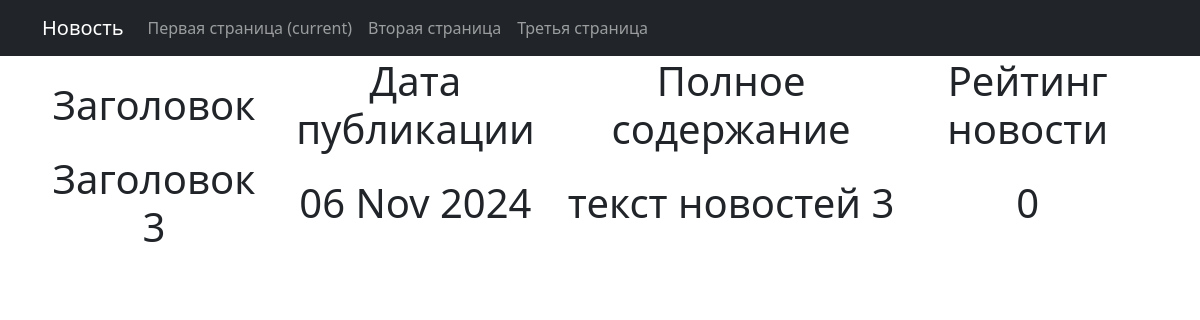
Before: /news/3 with the older database file.
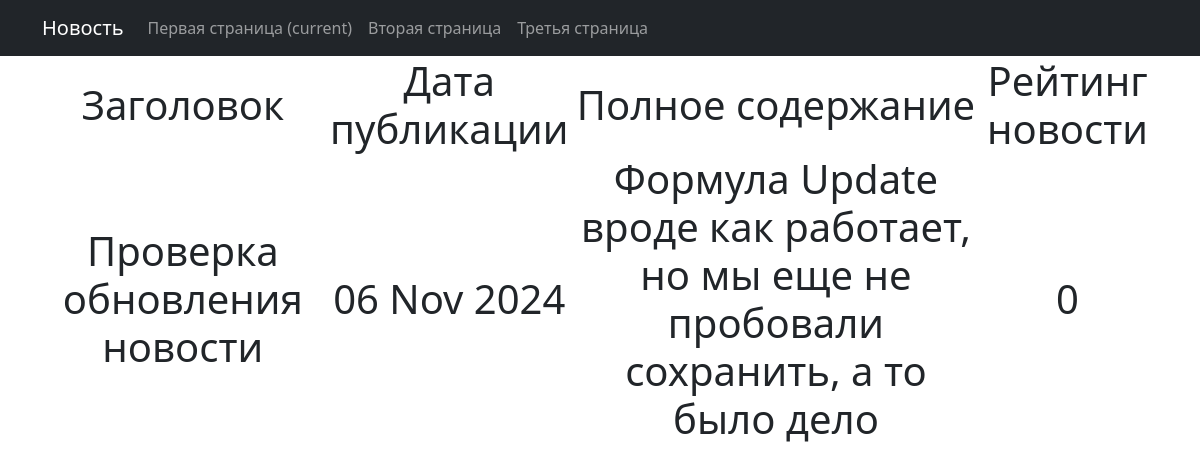
After: the same page with the newer database file.
### news/models.py (models this page shows, shortened)
class Post(models.Model):
    author = models.ForeignKey(Author, on_delete=models.CASCADE, related_name='posts')
    post_type = models.CharField(max_length=2, choices=CONTENT, default=news)
    post_time = models.DateTimeField(auto_now_add=True)
    category = models.ManyToManyField(Category, through='PostCategory')
    title = models.CharField(max_length=255)
    text = models.TextField()
    rating = models.IntegerField(default=0)

### news/views.py (the view)
# urls.py: path('<int:pk>', PostDetail.as_view(), name='post_detail'),
class PostDetail(DetailView):
    model = Post
    template_name = 'post.html'
    context_object_name = 'post'

### news/templatetags/censor_filter.py (called while the page is built)
@register.filter()
def censor(text):
    words = text.split()
    for i, word in enumerate(words):
        if word.lower().replace(',', '').replace('.', '').replace('!', '').replace('?', '') in CENSOR_WORDS:
            words[i] = word[0] + '*' * (len(word) - 1)
    return " ".join(words)

### templates/post.html
{% extends 'flatpages/default.html' %}
{% load censor_filter %}
{% block title %}
Новость
{% endblock title %}
{% block content %}
<h1>
    <table>
        <tr>
            <td>Заголовок</td>
            <td>Дата публикации</td>
            <td>Полное содержание</td>
            <td>Рейтинг новости</td>
        </tr>
        <tr>
            <td>{{ post.title|censor}}</td>
            <td>{{ post.post_time|date:'d M Y' }}</td>
            <td>{{ post.text|censor }}</td>
            <td>{{ post.rating }}</td>
        </tr>
    </table>
</h1>
{% endblock content %}

### templates/flatpages/default.html (shortened to what this page needs)
<!DOCTYPE html>
{% load static %}
<html lang="en">
    <head>
        {% load static %}
        <link href="{% static 'css/styles.css' %}" rel="stylesheet" />
    </head>
    <body>
        <nav class="navbar navbar-expand-lg navbar-dark bg-dark static-top">
            <div class="container">
               <a class="navbar-brand" href="/news/">
                    {% block title %}
                    {% endblock title %}
               </a>
                <div class="collapse navbar-collapse" id="navbarResponsive">
                    <ul class="navbar-nav ml-auto">
                        <li class="nav-item active">
                            <a class="nav-link" href="/one/">Первая страница
                                <span class="sr-only">(current)</span>
                            </a>
                        </li>
                        <li class="nav-item">
                            <a class="nav-link" href="/two/">Вторая страница</a>
                        </li>
                        <li class="nav-item">
                            <a class="nav-link" href="/three/">Третья страница</a>
                        </li>
                    </ul>
                </div>
            </div>
        </nav>
        <div class="container">
            <div class="row">
                <div class="col-lg-12 text-center">
                    {% block content %}{% endblock content %}
                </div>
            </div>
        </div>
    </body>
</html>

Changed rows visible on the page:
changed Post: title|censor "Заголовок 3" → "Проверка обновления новости"; text|censor "текст новостей 3" → "Формула Update вроде как работает, но мы еще не пробовали сохранить, а то было дело"
